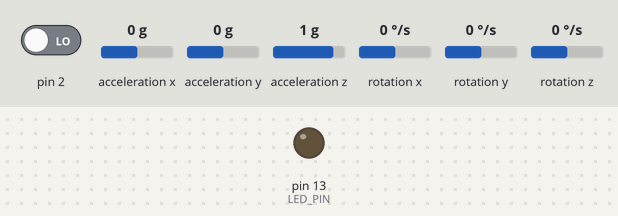
The sketch below on a simulated Arduino Uno, built with avr-gcc and run on an emulated ATmega328P. Parts: output pins drawn as LEDs (lit = HIGH). Dashed ring = blinking. The test bench sets the inputs (shaded band); at power-on: pin 2 LOW, acceleration x 0 g, acceleration y 0 g, acceleration z 1 g, rotation x 0 °/s, rotation y 0 °/s, rotation z 0 °/s. The sensor or clock chip raises its interrupt line as the real part does; what the sketch prints to the serial monitor is not drawn.

Above: at 0.1 s.
At 0.66 s:
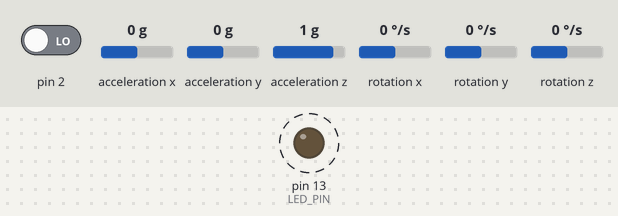
Timing chart, 0 to 3.5 s (numbered marks = the images above):
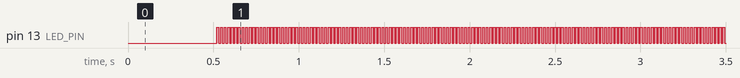

Measured:
- by itself, pin 13 (LED_PIN): alternates HIGH for 0.01 s and LOW for 0.01 s

The sketch:

beagelBoxBussola.ino
```cpp
#include "I2Cdev.h"
#include "MPU6050_6Axis_MotionApps20.h"

#if I2CDEV_IMPLEMENTATION == I2CDEV_ARDUINO_WIRE
    #include "Wire.h"
#endif

MPU6050 mpu;
#define OUTPUT_READABLE_YAWPITCHROLL
#define LED_PIN 13
bool blinkState = false;

// MPU control/status vars
bool dmpReady = false;  // set true if DMP init was successful
uint8_t mpuIntStatus;   // holds actual interrupt status byte from MPU
uint8_t devStatus;      // return status after each device operation (0 = success, !0 = error)
uint16_t packetSize;    // expected DMP packet size (default is 42 bytes)
uint16_t fifoCount;     // count of all bytes currently in FIFO
uint8_t fifoBuffer[64]; // FIFO storage buffer

// orientation/motion vars
Quaternion q;           // [w, x, y, z]         quaternion container
VectorInt16 aa;         // [x, y, z]            accel sensor measurements
VectorInt16 aaReal;     // [x, y, z]            gravity-free accel sensor measurements
VectorInt16 aaWorld;    // [x, y, z]            world-frame accel sensor measurements
VectorFloat gravity;    // [x, y, z]            gravity vector
float euler[3];         // [psi, theta, phi]    Euler angle container
float ypr[3];           // [yaw, pitch, roll]   yaw/pitch/roll container and gravity vector

// packet structure for InvenSense teapot demo
uint8_t teapotPacket[14] = { '$', 0x02, 0,0, 0,0, 0,0, 0,0, 0x00, 0x00, '\r', '\n' };

// ================================================================
// ===               INTERRUPT DETECTION ROUTINE                ===
// ================================================================

volatile bool mpuInterrupt = false;     // indicates whether MPU interrupt pin has gone high
void dmpDataReady() {
    mpuInterrupt = true;
}

// ================================================================
// ===                      INITIAL SETUP                       ===
// ================================================================

void setup() {
    // join I2C bus (I2Cdev library doesn't do this automatically)
    #if I2CDEV_IMPLEMENTATION == I2CDEV_ARDUINO_WIRE
        Wire.begin();
        TWBR = 24; // 400kHz I2C clock (200kHz if CPU is 8MHz)
    #elif I2CDEV_IMPLEMENTATION == I2CDEV_BUILTIN_FASTWIRE
        Fastwire::setup(400, true);
    #endif

    // initialize serial communication
    // (115200 chosen because it is required for Teapot Demo output, but it's
    // really up to you depending on your project)
    Serial.begin(115200);
    //while (!Serial); // wait for Leonardo enumeration, others continue immediately
    mpu.initialize();
    devStatus = mpu.dmpInitialize();

    // supply your own gyro offsets here, scaled for min sensitivity
    mpu.setXGyroOffset(220);
    mpu.setYGyroOffset(76);
    mpu.setZGyroOffset(-85);
    mpu.setZAccelOffset(1788); // 1688 factory default for my test chip

    // make sure it worked (returns 0 if so)
    if (devStatus == 0) {
        mpu.setDMPEnabled(true);

        // enable Arduino interrupt detection
        //Serial.println(F("Enabling interrupt detection (Arduino external interrupt 0)..."));
        attachInterrupt(0, dmpDataReady, RISING);
        mpuIntStatus = mpu.getIntStatus();

        // set our DMP Ready flag so the main loop() function knows it's okay to use it
        //Serial.println(F("DMP ready! Waiting for first interrupt..."));
        dmpReady = true;

        // get expected DMP packet size for later comparison
        packetSize = mpu.dmpGetFIFOPacketSize();
    } else {

        Serial.print(devStatus);
        Serial.println(F(")"));
    }

    // configure LED for output
    pinMode(LED_PIN, OUTPUT);
}

// ================================================================
// ===                    MAIN PROGRAM LOOP                     ===
// ================================================================

void loop() {
    // if programming failed, don't try to do anything
    if (!dmpReady) return;

    // wait for MPU interrupt or extra packet(s) available
    while (!mpuInterrupt && fifoCount < packetSize) {

    }

    // reset interrupt flag and get INT_STATUS byte
    mpuInterrupt = false;
    mpuIntStatus = mpu.getIntStatus();

    // get current FIFO count
    fifoCount = mpu.getFIFOCount();

    // check for overflow (this should never happen unless our code is too inefficient)
    if ((mpuIntStatus & 0x10) || fifoCount == 1024) {
        // reset so we can continue cleanly
        mpu.resetFIFO();
        //Serial.println(F("FIFO overflow!"));

    // otherwise, check for DMP data ready interrupt (this should happen frequently)
    } else if (mpuIntStatus & 0x02) {
        // wait for correct available data length, should be a VERY short wait
        while (fifoCount < packetSize) fifoCount = mpu.getFIFOCount();

        // read a packet from FIFO
        mpu.getFIFOBytes(fifoBuffer, packetSize);

        // track FIFO count here in case there is > 1 packet available
        // (this lets us immediately read more without waiting for an interrupt)
        fifoCount -= packetSize;


        #ifdef OUTPUT_READABLE_YAWPITCHROLL
            // display Euler angles in degrees
            mpu.dmpGetQuaternion(&q, fifoBuffer);
            mpu.dmpGetGravity(&gravity, &q);
            mpu.dmpGetYawPitchRoll(ypr, &q, &gravity);
            //Serial.print("Phi: ");
            Serial.print(ypr[2] * 18/M_PI);
            //Serial.print("\t theta: ");
            Serial.print(" ");
            Serial.print(ypr[1] * 180/M_PI);
            //Serial.print("\t Psi: ");
            Serial.print(" ");
            Serial.println(ypr[0] * 180/M_PI);
            //delay(100);
        #endif


        // blink LED to indicate activity
        blinkState = !blinkState;
        digitalWrite(LED_PIN, blinkState);
    }
}
```
